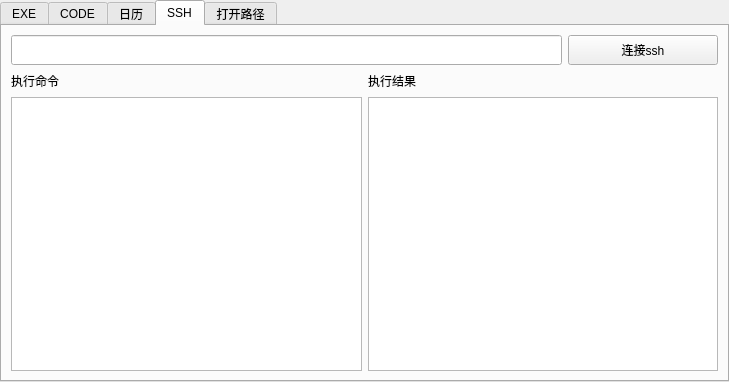
<?xml version="1.0" encoding="UTF-8"?>
<ui version="4.0">
 <class>ToolsTabWidget</class>
 <widget class="QTabWidget" name="ToolsTabWidget">
  <property name="geometry">
   <rect>
    <x>0</x>
    <y>0</y>
    <width>729</width>
    <height>382</height>
   </rect>
  </property>
  <property name="windowTitle">
   <string>TabWidget</string>
  </property>
  <property name="currentIndex">
   <number>3</number>
  </property>
  <widget class="QWidget" name="tab">
   <attribute name="title">
    <string>EXE</string>
   </attribute>
   <layout class="QGridLayout" name="gridLayout_2">
    <item row="0" column="0">
     <widget class="QPushButton" name="pushButton_calc">
      <property name="minimumSize">
       <size>
        <width>0</width>
        <height>80</height>
       </size>
      </property>
      <property name="maximumSize">
       <size>
        <width>100</width>
        <height>16777215</height>
       </size>
      </property>
      <property name="toolTip">
       <string>open calc</string>
      </property>
      <property name="text">
       <string>计算器</string>
      </property>
     </widget>
    </item>
    <item row="0" column="1">
     <widget class="QPushButton" name="pushButton_cmd">
      <property name="minimumSize">
       <size>
        <width>0</width>
        <height>80</height>
       </size>
      </property>
      <property name="maximumSize">
       <size>
        <width>100</width>
        <height>16777215</height>
       </size>
      </property>
      <property name="toolTip">
       <string>open calc</string>
      </property>
      <property name="text">
       <string>命令CMD</string>
      </property>
     </widget>
    </item>
    <item row="1" column="0">
     <widget class="QPushButton" name="pushButton_notepad">
      <property name="minimumSize">
       <size>
        <width>0</width>
        <height>80</height>
       </size>
      </property>
      <property name="maximumSize">
       <size>
        <width>100</width>
        <height>16777215</height>
       </size>
      </property>
      <property name="toolTip">
       <string>open notepad</string>
      </property>
      <property name="text">
       <string>记事本</string>
      </property>
     </widget>
    </item>
    <item row="2" column="0">
     <widget class="QPushButton" name="pushButton_notepadplus">
      <property name="minimumSize">
       <size>
        <width>0</width>
        <height>80</height>
       </size>
      </property>
      <property name="maximumSize">
       <size>
        <width>100</width>
        <height>16777215</height>
       </size>
      </property>
      <property name="toolTip">
       <string>open notepad++</string>
      </property>
      <property name="text">
       <string>NotePad++</string>
      </property>
     </widget>
    </item>
    <item row="2" column="1">
     <widget class="QPushButton" name="pushButton_sourceinsight">
      <property name="minimumSize">
       <size>
        <width>0</width>
        <height>80</height>
       </size>
      </property>
      <property name="maximumSize">
       <size>
        <width>100</width>
        <height>16777215</height>
       </size>
      </property>
      <property name="toolTip">
       <string>open source insight</string>
      </property>
      <property name="text">
       <string>SrcInsight</string>
      </property>
     </widget>
    </item>
    <item row="3" column="0">
     <widget class="QPushButton" name="pushButton_python">
      <property name="minimumSize">
       <size>
        <width>0</width>
        <height>80</height>
       </size>
      </property>
      <property name="maximumSize">
       <size>
        <width>100</width>
        <height>16777215</height>
       </size>
      </property>
      <property name="toolTip">
       <string>open python</string>
      </property>
      <property name="text">
       <string>Python</string>
      </property>
     </widget>
    </item>
    <item row="3" column="1">
     <widget class="QPushButton" name="pushButton_python_Dtest">
      <property name="minimumSize">
       <size>
        <width>0</width>
        <height>80</height>
       </size>
      </property>
      <property name="maximumSize">
       <size>
        <width>100</width>
        <height>16777215</height>
       </size>
      </property>
      <property name="toolTip">
       <string>open python D:test.py</string>
      </property>
      <property name="text">
       <string>Python:DUt</string>
      </property>
     </widget>
    </item>
   </layout>
  </widget>
  <widget class="QWidget" name="tab_code">
   <attribute name="title">
    <string>CODE</string>
   </attribute>
   <layout class="QGridLayout" name="gridLayout">
    <item row="0" column="0">
     <widget class="QPushButton" name="pushButton_lineadd">
      <property name="minimumSize">
       <size>
        <width>81</width>
        <height>51</height>
       </size>
      </property>
      <property name="maximumSize">
       <size>
        <width>81</width>
        <height>51</height>
       </size>
      </property>
      <property name="text">
       <string>行添加</string>
      </property>
     </widget>
    </item>
    <item row="0" column="1">
     <layout class="QVBoxLayout" name="verticalLayout_2">
      <item>
       <widget class="QTextEdit" name="textEdit_main_content"/>
      </item>
      <item>
       <widget class="QTextEdit" name="textEdit_suffix">
        <property name="minimumSize">
         <size>
          <width>0</width>
          <height>80</height>
         </size>
        </property>
        <property name="maximumSize">
         <size>
          <width>16777215</width>
          <height>80</height>
         </size>
        </property>
       </widget>
      </item>
     </layout>
    </item>
   </layout>
  </widget>
  <widget class="QWidget" name="tab_date">
   <attribute name="title">
    <string>日历</string>
   </attribute>
   <layout class="QGridLayout" name="gridLayout_4">
    <item row="0" column="0">
     <widget class="QPushButton" name="pushButton_calender">
      <property name="minimumSize">
       <size>
        <width>0</width>
        <height>100</height>
       </size>
      </property>
      <property name="text">
       <string>日历</string>
      </property>
     </widget>
    </item>
   </layout>
  </widget>
  <widget class="QWidget" name="tab_3">
   <attribute name="title">
    <string>SSH</string>
   </attribute>
   <layout class="QGridLayout" name="gridLayout_5">
    <item row="0" column="0">
     <layout class="QVBoxLayout" name="verticalLayout">
      <item>
       <layout class="QHBoxLayout" name="horizontalLayout_3">
        <item>
         <widget class="QLineEdit" name="lineEdit_hostip">
          <property name="minimumSize">
           <size>
            <width>0</width>
            <height>30</height>
           </size>
          </property>
         </widget>
        </item>
        <item>
         <widget class="QPushButton" name="pushButton_connectssh">
          <property name="minimumSize">
           <size>
            <width>150</width>
            <height>30</height>
           </size>
          </property>
          <property name="text">
           <string>连接ssh</string>
          </property>
         </widget>
        </item>
       </layout>
      </item>
      <item>
       <layout class="QHBoxLayout" name="horizontalLayout_4">
        <item>
         <widget class="QLabel" name="label">
          <property name="minimumSize">
           <size>
            <width>0</width>
            <height>20</height>
           </size>
          </property>
          <property name="text">
           <string>执行命令</string>
          </property>
         </widget>
        </item>
        <item>
         <widget class="QLabel" name="label_2">
          <property name="minimumSize">
           <size>
            <width>0</width>
            <height>20</height>
           </size>
          </property>
          <property name="text">
           <string>执行结果</string>
          </property>
         </widget>
        </item>
       </layout>
      </item>
      <item>
       <layout class="QHBoxLayout" name="horizontalLayout_5">
        <item>
         <widget class="QTextEdit" name="textEdit_execcmd"/>
        </item>
        <item>
         <widget class="QTextEdit" name="textEdit_showresult"/>
        </item>
       </layout>
      </item>
     </layout>
    </item>
   </layout>
  </widget>
  <widget class="QWidget" name="tab_2">
   <attribute name="title">
    <string>打开路径</string>
   </attribute>
   <layout class="QGridLayout" name="gridLayout_3">
    <item row="0" column="0" colspan="2">
     <layout class="QHBoxLayout" name="horizontalLayout">
      <item>
       <widget class="QComboBox" name="comboBox_path">
        <property name="minimumSize">
         <size>
          <width>0</width>
          <height>50</height>
         </size>
        </property>
        <property name="font">
         <font>
          <family>宋体</family>
          <pointsize>14</pointsize>
         </font>
        </property>
        <property name="styleSheet">
         <string notr="true">background-color: rgb(1, 147, 230);
color: rgb(255, 255, 255);</string>
        </property>
        <property name="editable">
         <bool>true</bool>
        </property>
        <property name="maxVisibleItems">
         <number>50</number>
        </property>
       </widget>
      </item>
      <item>
       <widget class="QPushButton" name="pushButton_opendir">
        <property name="minimumSize">
         <size>
          <width>0</width>
          <height>50</height>
         </size>
        </property>
        <property name="maximumSize">
         <size>
          <width>100</width>
          <height>16777215</height>
         </size>
        </property>
        <property name="text">
         <string>...</string>
        </property>
       </widget>
      </item>
     </layout>
    </item>
    <item row="1" column="0" colspan="2">
     <layout class="QHBoxLayout" name="horizontalLayout_2">
      <item>
       <spacer name="horizontalSpacer_2">
        <property name="orientation">
         <enum>Qt::Horizontal</enum>
        </property>
        <property name="sizeType">
         <enum>QSizePolicy::Fixed</enum>
        </property>
        <property name="sizeHint" stdset="0">
         <size>
          <width>40</width>
          <height>20</height>
         </size>
        </property>
       </spacer>
      </item>
      <item>
       <widget class="QPushButton" name="pushButton_open">
        <property name="minimumSize">
         <size>
          <width>150</width>
          <height>100</height>
         </size>
        </property>
        <property name="maximumSize">
         <size>
          <width>150</width>
          <height>100</height>
         </size>
        </property>
        <property name="text">
         <string>打开</string>
        </property>
       </widget>
      </item>
      <item>
       <widget class="QCheckBox" name="checkBox_autoopen">
        <property name="minimumSize">
         <size>
          <width>0</width>
          <height>50</height>
         </size>
        </property>
        <property name="maximumSize">
         <size>
          <width>50</width>
          <height>16777215</height>
         </size>
        </property>
        <property name="text">
         <string>Auto</string>
        </property>
       </widget>
      </item>
      <item>
       <spacer name="horizontalSpacer_3">
        <property name="orientation">
         <enum>Qt::Horizontal</enum>
        </property>
        <property name="sizeType">
         <enum>QSizePolicy::Fixed</enum>
        </property>
        <property name="sizeHint" stdset="0">
         <size>
          <width>40</width>
          <height>20</height>
         </size>
        </property>
       </spacer>
      </item>
      <item>
       <widget class="QPushButton" name="pushButton_addpath">
        <property name="minimumSize">
         <size>
          <width>150</width>
          <height>100</height>
         </size>
        </property>
        <property name="maximumSize">
         <size>
          <width>150</width>
          <height>100</height>
         </size>
        </property>
        <property name="text">
         <string>添加</string>
        </property>
       </widget>
      </item>
      <item>
       <spacer name="horizontalSpacer_4">
        <property name="orientation">
         <enum>Qt::Horizontal</enum>
        </property>
        <property name="sizeType">
         <enum>QSizePolicy::Fixed</enum>
        </property>
        <property name="sizeHint" stdset="0">
         <size>
          <width>40</width>
          <height>20</height>
         </size>
        </property>
       </spacer>
      </item>
      <item>
       <widget class="QPushButton" name="pushButton_delpath">
        <property name="minimumSize">
         <size>
          <width>150</width>
          <height>100</height>
         </size>
        </property>
        <property name="maximumSize">
         <size>
          <width>150</width>
          <height>100</height>
         </size>
        </property>
        <property name="text">
         <string>删除</string>
        </property>
       </widget>
      </item>
      <item>
       <spacer name="horizontalSpacer">
        <property name="orientation">
         <enum>Qt::Horizontal</enum>
        </property>
        <property name="sizeHint" stdset="0">
         <size>
          <width>40</width>
          <height>20</height>
         </size>
        </property>
       </spacer>
      </item>
     </layout>
    </item>
    <item row="2" column="0">
     <spacer name="verticalSpacer">
      <property name="orientation">
       <enum>Qt::Vertical</enum>
      </property>
      <property name="sizeHint" stdset="0">
       <size>
        <width>20</width>
        <height>40</height>
       </size>
      </property>
     </spacer>
    </item>
   </layout>
  </widget>
 </widget>
 <resources/>
 <connections/>
</ui>
